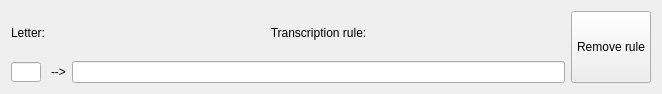
<?xml version="1.0" encoding="UTF-8"?>
<ui version="4.0">
 <class>RuleForm</class>
 <widget class="QWidget" name="RuleForm">
  <property name="geometry">
   <rect>
    <x>0</x>
    <y>0</y>
    <width>662</width>
    <height>94</height>
   </rect>
  </property>
  <property name="windowTitle">
   <string>Form</string>
  </property>
  <layout class="QGridLayout" name="gridLayout">
   <item row="1" column="2">
    <widget class="QLineEdit" name="transcriptionRuleEdit">
     <property name="sizePolicy">
      <sizepolicy hsizetype="Minimum" vsizetype="Fixed">
       <horstretch>4</horstretch>
       <verstretch>0</verstretch>
      </sizepolicy>
     </property>
     <property name="minimumSize">
      <size>
       <width>30</width>
       <height>20</height>
      </size>
     </property>
    </widget>
   </item>
   <item row="1" column="1">
    <widget class="QLabel" name="arrowLbl">
     <property name="text">
      <string>--&gt;</string>
     </property>
    </widget>
   </item>
   <item row="0" column="2">
    <widget class="QLabel" name="transcriptionRuleLbl">
     <property name="text">
      <string>Transcription rule:</string>
     </property>
     <property name="alignment">
      <set>Qt::AlignCenter</set>
     </property>
    </widget>
   </item>
   <item row="0" column="0">
    <widget class="QLabel" name="letterLbl">
     <property name="text">
      <string>Letter:</string>
     </property>
    </widget>
   </item>
   <item row="1" column="0">
    <widget class="QLineEdit" name="letterEdit">
     <property name="sizePolicy">
      <sizepolicy hsizetype="Expanding" vsizetype="Fixed">
       <horstretch>1</horstretch>
       <verstretch>0</verstretch>
      </sizepolicy>
     </property>
     <property name="minimumSize">
      <size>
       <width>30</width>
       <height>20</height>
      </size>
     </property>
     <property name="maximumSize">
      <size>
       <width>30</width>
       <height>20</height>
      </size>
     </property>
     <property name="cursorPosition">
      <number>0</number>
     </property>
    </widget>
   </item>
   <item row="0" column="3" rowspan="2">
    <widget class="QPushButton" name="removeRuleBtn">
     <property name="sizePolicy">
      <sizepolicy hsizetype="Minimum" vsizetype="Expanding">
       <horstretch>0</horstretch>
       <verstretch>0</verstretch>
      </sizepolicy>
     </property>
     <property name="text">
      <string>Remove rule</string>
     </property>
    </widget>
   </item>
  </layout>
 </widget>
 <tabstops>
  <tabstop>letterEdit</tabstop>
  <tabstop>transcriptionRuleEdit</tabstop>
  <tabstop>removeRuleBtn</tabstop>
 </tabstops>
 <resources/>
 <connections/>
</ui>
